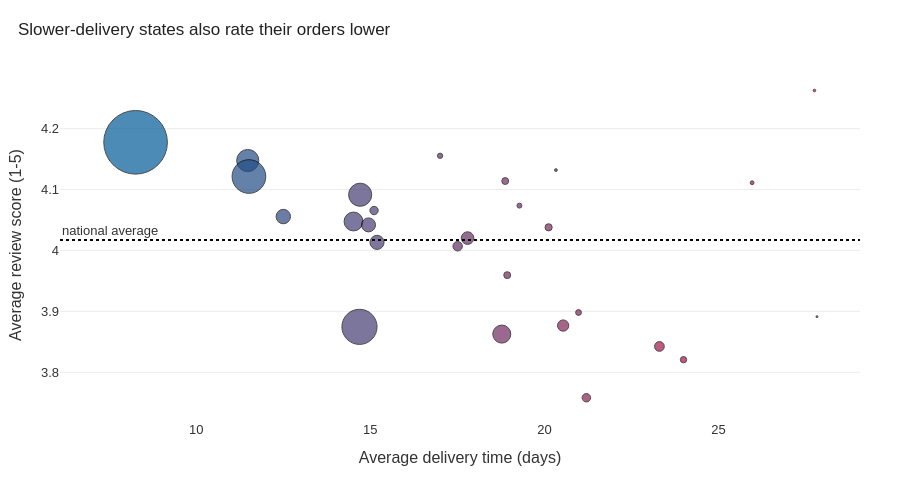

Notebook code for this chart:
### Markdown cell above
### Q1 — How does average delivery time vary across Brazilian states, and does slower delivery come with lower customer satisfaction?

### Code cell
state_perf = (delivered.groupby('customer_state', as_index=False)
              .agg(avg_delivery_days=('delivery_days','mean'),
                   avg_review=('review_score','mean'),
                   n_orders=('order_id','nunique'))
              .query('n_orders >= 30')
              .sort_values('avg_delivery_days'))

fig = px.scatter(state_perf, x='avg_delivery_days', y='avg_review', size='n_orders',
                  color='avg_delivery_days', color_continuous_scale=[BLUE, RED],
                  hover_name='customer_state', size_max=45, 
                  labels={'avg_delivery_days': 'Average delivery time (days)', 'avg_review': 'Average review score (1-5)'})
fig.update_traces(marker=dict(line=dict(width=1, color='black')))
fig.add_hline(y=state_perf['avg_review'].mean(), line_dash='dot', line_color=BLACK,
              annotation_text='national average', annotation_position='top left')
fig = style(fig, 'Slower-delivery states also rate their orders lower', height=480)
fig.update_coloraxes(showscale=False)
fig.show()

### Figure 1 — Plotly figure (JSON) as saved in the notebook; plotly's stock layout.template omitted (floating-point values rounded to 4 significant figures)
{"data": [{"hovertemplate": "<b>%{hovertext}</b><br><br>Average delivery time (days)=%{marker.color}<br>Average review score (1-5)=%{y}<br>n_orders=%{marker.size}<extra></extra>", "hovertext": ["SP", "PR", "MG", "DF", "SC", "RJ", "RS", "GO", "MS", "ES", "TO", "MT", "PE", "BA", "RN", "PI", "RO", "PB", "AC", "CE", "SE", "MA", "PA", "AL", "AM", "AP", "RR"], "legendgroup": "", "marker": {"color": [8.26, 11.48, 11.51, 12.5, 14.52, 14.69, 14.71, 14.95, 15.11, 15.19, 17.0, 17.51, 17.79, 18.77, 18.87, 18.93, 19.28, 20.12, 20.33, 20.54, 20.98, 21.2, 23.3, 23.99, 25.96, 27.75, 27.83], "coloraxis": "coloraxis", "line": {"color": "black", "width": 1}, "size": [40501, 4923, 11354, 2080, 3546, 12350, 5345, 1957, 701, 1995, 274, 886, 1593, 3256, 474, 476, 243, 517, 80, 1279, 335, 717, 946, 397, 145, 67, 41], "sizemode": "area", "sizeref": 20.0, "symbol": "circle"}, "mode": "markers", "name": "", "orientation": "v", "showlegend": false, "type": "scatter", "x": [8.26, 11.48, 11.51, 12.5, 14.52, 14.69, 14.71, 14.95, 15.11, 15.19, 17.0, 17.51, 17.79, 18.77, 18.87, 18.93, 19.28, 20.12, 20.33, 20.54, 20.98, 21.2, 23.3, 23.99, 25.96, 27.75, 27.83], "xaxis": "x", "y": [4.177, 4.148, 4.121, 4.056, 4.048, 3.875, 4.091, 4.042, 4.066, 4.013, 4.155, 4.007, 4.02, 3.863, 4.114, 3.959, 4.074, 4.038, 4.132, 3.877, 3.898, 3.758, 3.842, 3.821, 4.111, 4.263, 3.891], "yaxis": "y"}], "layout": {"annotations": [{"showarrow": false, "text": "national average", "x": 0, "xanchor": "left", "xref": "x domain", "y": 4.017, "yanchor": "bottom", "yref": "y"}], "coloraxis": {"colorbar": {"title": {"text": "Average delivery time (days)"}}, "colorscale": [[0, "#005B96"], [1, "#D50032"]], "showscale": false}, "font": {"color": "#333", "family": "Arial", "size": 13}, "height": 480, "legend": {"bgcolor": "rgba(0,0,0,0)", "itemsizing": "constant", "tracegroupgap": 0}, "margin": {"b": 60, "l": 60, "r": 40, "t": 70}, "paper_bgcolor": "white", "plot_bgcolor": "white", "shapes": [{"line": {"color": "#000000", "dash": "dot"}, "type": "line", "x0": 0, "x1": 1, "xref": "x domain", "y0": 4.017, "y1": 4.017, "yref": "y"}], "title": {"font": {"color": "#222", "family": "Arial", "size": 17}, "text": "Slower-delivery states also rate their orders lower", "x": 0.02, "xanchor": "left"}, "width": 900, "xaxis": {"anchor": "y", "domain": [0, 1], "showgrid": false, "title": {"text": "Average delivery time (days)"}, "zeroline": false}, "yaxis": {"anchor": "x", "domain": [0, 1], "gridcolor": "#EDEDED", "showgrid": true, "title": {"text": "Average review score (1-5)"}, "zeroline": false}}}
